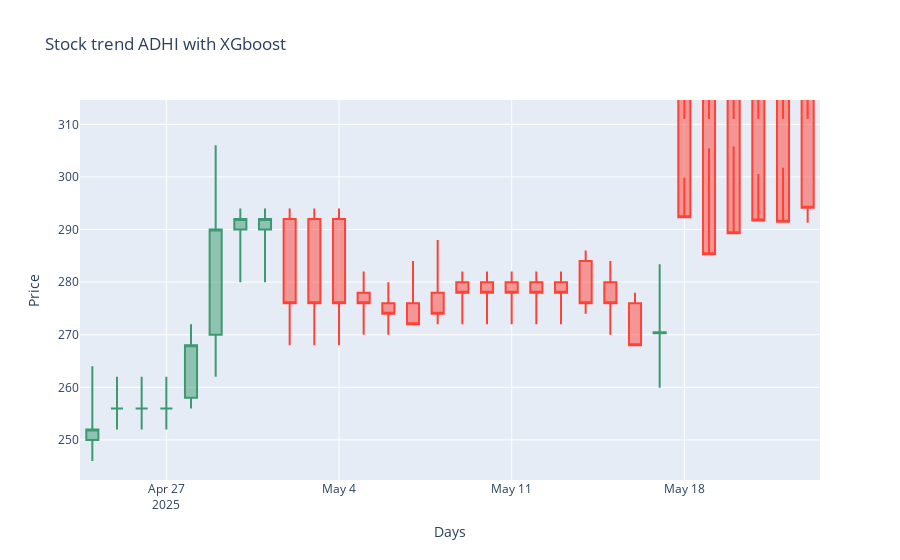

Notebook cell for this chart:
### Code cell
fig = go.Figure(data=[go.Candlestick(
    x=final_xgb_df.index[-scaler:],
    open=final_xgb_df['Open'].values[-scaler:],
    high=final_xgb_df['High'].values[-scaler:],
    low=final_xgb_df['Low'].values[-scaler:],
    close=final_xgb_df['Close'].values[-scaler:]
)])

fig.update_layout(xaxis_rangeslider_visible=False, 
                  title='Stock trend ADHI with XGboost',
                  xaxis_title=dict(text='Days'),
                  yaxis_title=dict(text='Price'))
fig.show()
